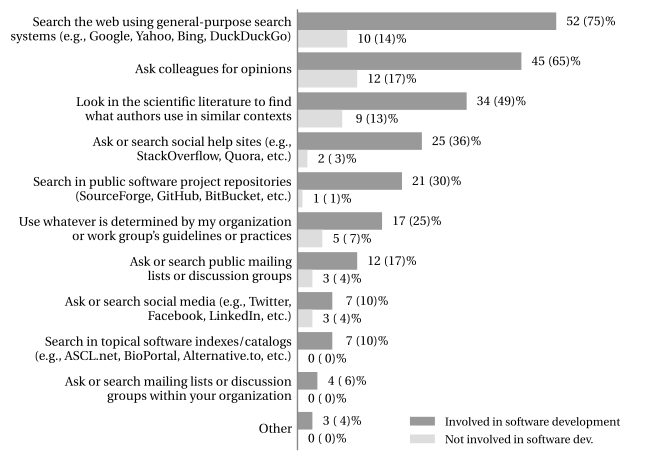

This chart was generated by the following Python code:
#!/usr/bin/env python3.4

import numpy as np
import matplotlib
import matplotlib.pyplot as plt
import matplotlib.ticker as ticker
from matplotlib import rcParams

textcolor = '#222222'

rcParams['text.usetex']         = True
rcParams['text.latex.preamble'] = [r"\usepackage{fourier}", r"\usepackage[T1]{fontenc}"]
rcParams['text.color']          = textcolor
rcParams['font.family']         = 'serif'
rcParams['font.serif']          = ['Utopia']
rcParams['font.weight']         = 'normal'
rcParams['font.size']           = 10
rcParams['xtick.labelsize']     = rcParams['ytick.labelsize'] = 10
rcParams['ytick.major.width']   = rcParams['xtick.major.width'] = 1
rcParams['ytick.major.size']    = rcParams['xtick.major.size'] = 3
rcParams['patch.facecolor']     = "#cccccc"
rcParams['patch.linewidth']     = 0

plt.figure(figsize=(4.5, 5.5))

# Data.  Not everyone answered the question.
total_responses = 69
total_swdevs    = 56
total_notswdevs = 13

# Here are the values of "Other" that people provided:
#   search macports or similar package repositories
#   search the Debian archive
#   package manager (e.g. homebrew on OSX)
#   Never search internet first
# The last one is obviously stupid, so ignore it.  The other 3 are actually
# an unanticipated category.

# Columns:
#   1. Total
#   2. Answered "Yes" to "Are you involved in software development?"
#   3. Answered "No"

raw_data = {
    "Search the web using general-purpose search\nsystems (e.g., Google, Yahoo, Bing, DuckDuckGo)"   : [62, 52, 10],
    "Ask colleagues for opinions"                                                                    : [57, 45, 12],
    "Look in the scientific literature to find \nwhat authors use in similar contexts"               : [43, 34, 9],
    "Ask or search social help sites (e.g., \nStackOverflow, Quora, etc.)"                           : [27, 25, 2],
    "Use whatever is determined by my organization\nor work group's guidelines or practices"         : [22, 17, 5],
    "Search in public software project repositories\n(SourceForge, GitHub, BitBucket, etc.)"         : [22, 21, 1],
    "Ask or search public mailing\nlists or discussion groups"                                       : [15, 12, 3],
    "Ask or search social media (e.g., Twitter,\nFacebook, LinkedIn, etc.)"                          : [10, 7, 3],
    "Search in topical software indexes/catalogs\n(e.g., ASCL.net, BioPortal, Alternative.to, etc.)" : [7, 7, 0],
    "Ask or search mailing lists or discussion\ngroups within your organization"                     : [4, 4, 0],
    "Other"                                                                                          : [3, 3, 0],
}

x = [0, 10, 20, 30, 40, 50, 60, 70]

# Sort the data by the total.

data = sorted(raw_data.items(), key=lambda x: x[1][0], reverse=True)

# Create data arrays for what we will hand to barh().

total     = [item[1][0] for item in data]
swdevs    = [item[1][1] for item in data]
notswdevs = [item[1][2] for item in data]

labels    = [item[0] for item in data]

# Barh() puts items in the reverse order of how we put them in the
# lists above, so first we do this to reverse the lists:

labels    = labels[::-1]
total     = total[::-1]
swdevs    = swdevs[::-1]
notswdevs = notswdevs[::-1]

# Misc. axis setup.

y_pos = np.arange(len(data))
ylim_bottom = -0.5
ylim_top = len(data)-0.5

# Plot.

h_swdevs = plt.barh(y_pos + 0.22, swdevs, height=0.44, linewidth=0, align='center', color="#999999")
h_notswdevs = plt.barh(y_pos - 0.22, notswdevs, height=0.44, linewidth=0, align='center', color="#dddddd")

plt.yticks(y_pos, labels, fontsize=10, color=textcolor)
plt.xticks(x, fontsize=10, color=textcolor)
plt.ylim([ylim_bottom, ylim_top])

plt.legend([h_swdevs, h_notswdevs],
           ['Involved in software development',
            'Not involved in software dev.'],
           fontsize=9, ncol=1, loc='upper center',
           frameon=False, bbox_to_anchor=(0.625, 0.1))

# plt.gca().text(0.9, 0.25,
#                'Total individual responses: {}\nMultiple selections allowed.'.format(total_responses),
#                horizontalalignment='right',
#                transform=plt.gca().transAxes, fontsize=9)

# Remove the plot frame lines leaving only the left vertical one.
for spine in ['top', 'bottom', 'right']:
    plt.gca().spines[spine].set_visible(False)
plt.gca().spines['left'].set_bounds(ylim_bottom, ylim_top)
plt.gca().spines['left'].set_color('#888888')
plt.gca().tick_params(color='#888888')
plt.gca().yaxis.set_ticks_position('none')
plt.gca().get_xaxis().set_visible(False)

# Write the value to the right of each bars.
for rect, value in zip(h_swdevs.patches, swdevs):
    percent = value/total_swdevs*100
    text = '{} ({: >2.0f}\%)'.format(value, percent)
    width = rect.get_width()
    offset = 7 if value > 5 else 6
    plt.gca().text(rect.get_x() + width + offset,
                   rect.get_y() + rect.get_height()/2.2,
                   text, ha='center', va='center', fontsize=10, color=textcolor)

for rect, value in zip(h_notswdevs.patches, notswdevs):
    percent = value/total_notswdevs*100
    text = '{} ({: >2.0f}\%)'.format(value, percent)
    width = rect.get_width()
    offset = 7 if value > 5 else 6
    plt.gca().text(rect.get_x() + width + offset,
                   rect.get_y() + rect.get_height()/2.2,
                   text, ha='center', va='center', fontsize=10, color=textcolor)

plt.savefig('how-find-ready-to-run-v2.pdf', bbox_inches='tight')
plt.close()
